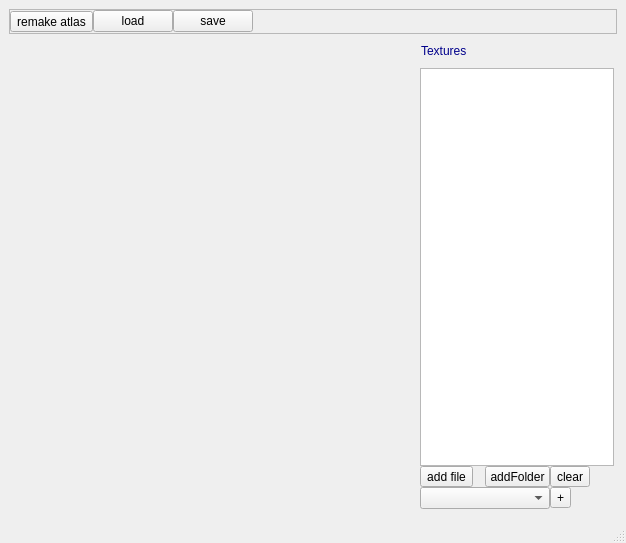
<?xml version="1.0" encoding="UTF-8"?>
<ui version="4.0">
 <class>MainWindow</class>
 <widget class="QMainWindow" name="MainWindow">
  <property name="geometry">
   <rect>
    <x>0</x>
    <y>0</y>
    <width>626</width>
    <height>543</height>
   </rect>
  </property>
  <property name="windowTitle">
   <string>Texture Atlas Maker</string>
  </property>
  <widget class="QWidget" name="centralwidget">
   <layout class="QGridLayout" name="gridLayout">
    <item row="0" column="0" colspan="2">
     <widget class="QScrollArea" name="elementMenu">
      <property name="sizePolicy">
       <sizepolicy hsizetype="Expanding" vsizetype="Expanding">
        <horstretch>0</horstretch>
        <verstretch>0</verstretch>
       </sizepolicy>
      </property>
      <property name="minimumSize">
       <size>
        <width>0</width>
        <height>0</height>
       </size>
      </property>
      <property name="maximumSize">
       <size>
        <width>16777215</width>
        <height>25</height>
       </size>
      </property>
      <property name="widgetResizable">
       <bool>true</bool>
      </property>
      <widget class="QWidget" name="scrollAreaWidgetContents">
       <property name="geometry">
        <rect>
         <x>0</x>
         <y>0</y>
         <width>588</width>
         <height>28</height>
        </rect>
       </property>
       <property name="sizePolicy">
        <sizepolicy hsizetype="Preferred" vsizetype="Expanding">
         <horstretch>0</horstretch>
         <verstretch>0</verstretch>
        </sizepolicy>
       </property>
       <property name="minimumSize">
        <size>
         <width>0</width>
         <height>0</height>
        </size>
       </property>
       <layout class="QHBoxLayout" name="horizontalLayout">
        <property name="spacing">
         <number>0</number>
        </property>
        <property name="margin">
         <number>0</number>
        </property>
        <item>
         <widget class="QToolButton" name="toolButtonMakeAtlas">
          <property name="text">
           <string>remake atlas</string>
          </property>
         </widget>
        </item>
        <item>
         <widget class="QPushButton" name="pushButtonLoadFile">
          <property name="enabled">
           <bool>true</bool>
          </property>
          <property name="text">
           <string>load</string>
          </property>
         </widget>
        </item>
        <item>
         <widget class="QPushButton" name="pushButtonSaveFile">
          <property name="text">
           <string>save</string>
          </property>
         </widget>
        </item>
        <item>
         <spacer name="horizontalSpacer">
          <property name="orientation">
           <enum>Qt::Horizontal</enum>
          </property>
          <property name="sizeHint" stdset="0">
           <size>
            <width>343</width>
            <height>20</height>
           </size>
          </property>
         </spacer>
        </item>
       </layout>
      </widget>
     </widget>
    </item>
    <item row="1" column="0">
     <widget class="WorkArea" name="workArea" native="true">
      <property name="sizePolicy">
       <sizepolicy hsizetype="Expanding" vsizetype="Expanding">
        <horstretch>0</horstretch>
        <verstretch>0</verstretch>
       </sizepolicy>
      </property>
     </widget>
    </item>
    <item row="1" column="1">
     <widget class="QToolBox" name="toolBox">
      <property name="sizePolicy">
       <sizepolicy hsizetype="Minimum" vsizetype="Preferred">
        <horstretch>0</horstretch>
        <verstretch>0</verstretch>
       </sizepolicy>
      </property>
      <property name="maximumSize">
       <size>
        <width>200</width>
        <height>16777215</height>
       </size>
      </property>
      <property name="styleSheet">
       <string notr="true">QToolBox::tab {
             background: qlineargradient(x1: 0, y1: 0, x2: 0, y2: 1,
                                         stop: 0 #E1E1E1, stop: 0.4 #DDDDDD,
                                         stop: 0.5 #D8D8D8, stop: 1.0 #D3D3D3);
             border-radius: 5px;
			color: rgb(67, 67, 67);
         }

QToolBox::tab:selected {
             color: darkBlue;
         } </string>
      </property>
      <property name="currentIndex">
       <number>0</number>
      </property>
      <property name="tabSpacing">
       <number>3</number>
      </property>
      <widget class="QWidget" name="page_textures">
       <property name="geometry">
        <rect>
         <x>0</x>
         <y>0</y>
         <width>200</width>
         <height>417</height>
        </rect>
       </property>
       <property name="sizePolicy">
        <sizepolicy hsizetype="Minimum" vsizetype="Preferred">
         <horstretch>0</horstretch>
         <verstretch>0</verstretch>
        </sizepolicy>
       </property>
       <property name="maximumSize">
        <size>
         <width>200</width>
         <height>16777215</height>
        </size>
       </property>
       <attribute name="label">
        <string>Textures</string>
       </attribute>
       <layout class="QGridLayout" name="gridLayout_2">
        <property name="margin">
         <number>3</number>
        </property>
        <property name="spacing">
         <number>0</number>
        </property>
        <item row="0" column="0" colspan="3">
         <widget class="TextureListWidget" name="listViewTextures">
          <property name="sizePolicy">
           <sizepolicy hsizetype="Minimum" vsizetype="Minimum">
            <horstretch>0</horstretch>
            <verstretch>0</verstretch>
           </sizepolicy>
          </property>
          <property name="iconSize">
           <size>
            <width>10</width>
            <height>10</height>
           </size>
          </property>
          <property name="textElideMode">
           <enum>Qt::ElideLeft</enum>
          </property>
          <property name="flow">
           <enum>QListView::LeftToRight</enum>
          </property>
          <property name="viewMode">
           <enum>QListView::IconMode</enum>
          </property>
         </widget>
        </item>
        <item row="1" column="0">
         <widget class="QToolButton" name="toolButtonAddFile">
          <property name="text">
           <string>add file</string>
          </property>
         </widget>
        </item>
        <item row="1" column="2">
         <widget class="QToolButton" name="toolButtonClear">
          <property name="text">
           <string>clear</string>
          </property>
         </widget>
        </item>
        <item row="1" column="1">
         <widget class="QToolButton" name="toolButtonAddFolder">
          <property name="text">
           <string>addFolder</string>
          </property>
         </widget>
        </item>
        <item row="2" column="0" colspan="2">
         <widget class="QComboBox" name="comboBoxResolution"/>
        </item>
        <item row="2" column="2">
         <widget class="QToolButton" name="toolButtonAddResolution">
          <property name="text">
           <string>+</string>
          </property>
          <property name="arrowType">
           <enum>Qt::NoArrow</enum>
          </property>
         </widget>
        </item>
       </layout>
      </widget>
     </widget>
    </item>
   </layout>
  </widget>
  <widget class="QMenuBar" name="menubar">
   <property name="geometry">
    <rect>
     <x>0</x>
     <y>0</y>
     <width>626</width>
     <height>25</height>
    </rect>
   </property>
  </widget>
  <widget class="QStatusBar" name="statusbar"/>
 </widget>
 <customwidgets>
  <customwidget>
   <class>TextureListWidget</class>
   <extends>QListView</extends>
   <header>texturelistwidget.h</header>
  </customwidget>
  <customwidget>
   <class>WorkArea</class>
   <extends>QWidget</extends>
   <header>workarea.h</header>
   <container>1</container>
  </customwidget>
 </customwidgets>
 <resources/>
 <connections/>
</ui>
